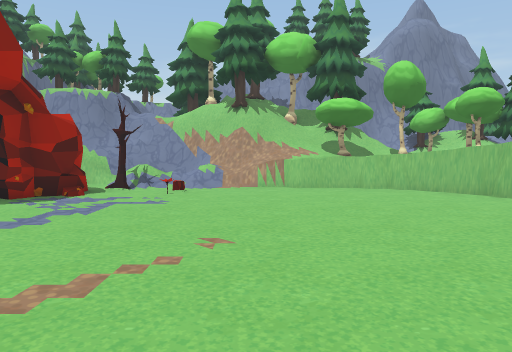
view 1 (above)

15 first-person views from a walk through a 3-D level made in the Unity game engine. The camera is 1.2 m above the floor, tilts 4° down and sees 70° across. The floor is counted in squares, 1 m on a side. Each view is taken from the middle of a square. On the plan, view 1 faces up. The plan holds only what a view shows up to about 15 squares ahead; the rest is blank. The place goes on beyond the plan. Some animated figures are not drawn.

view 2
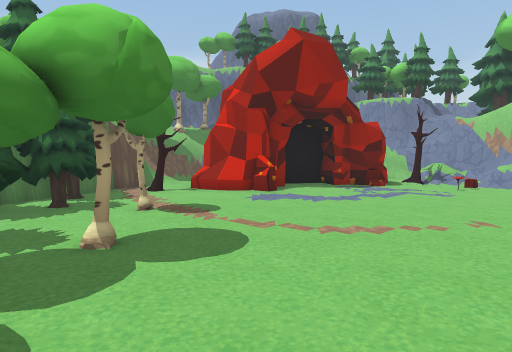

view 3
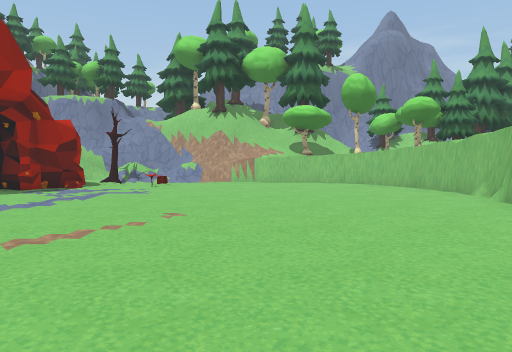

view 4
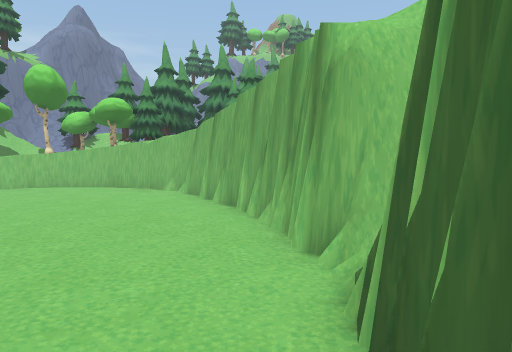

view 5
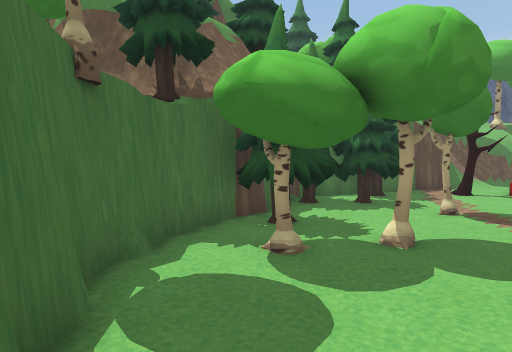

view 6
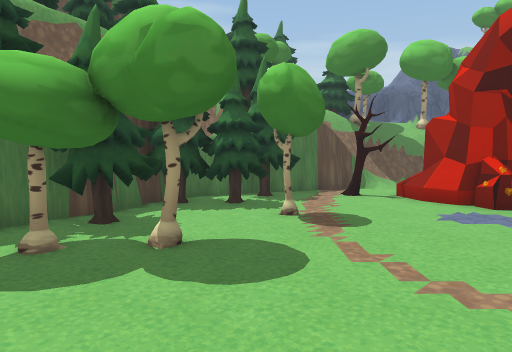

view 7
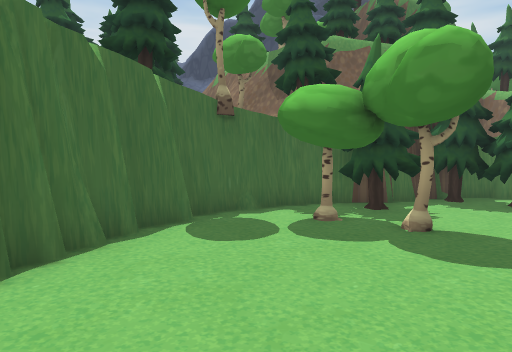

view 8
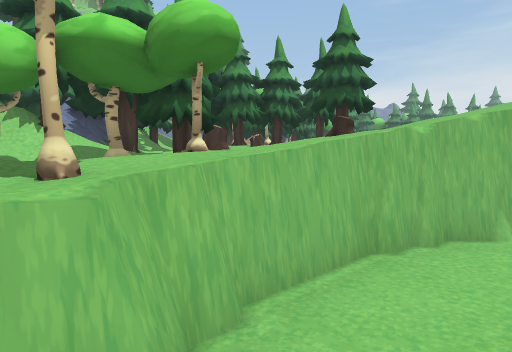

view 9
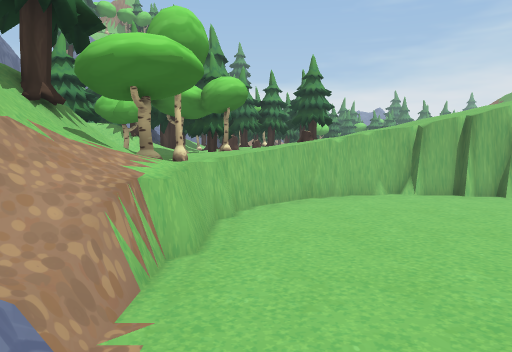

view 10
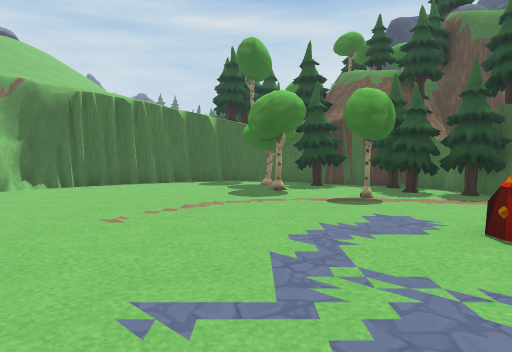

view 11
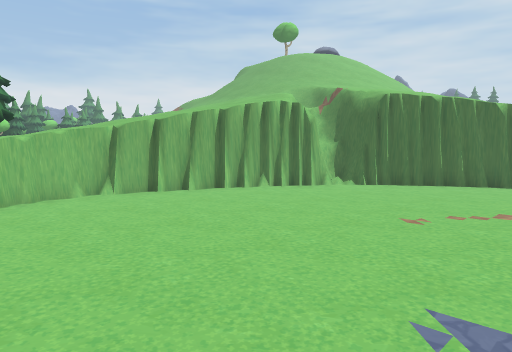

view 12
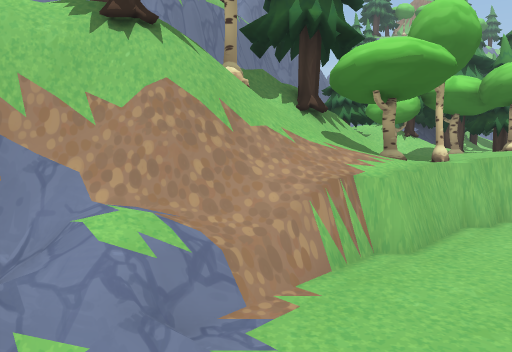

view 13
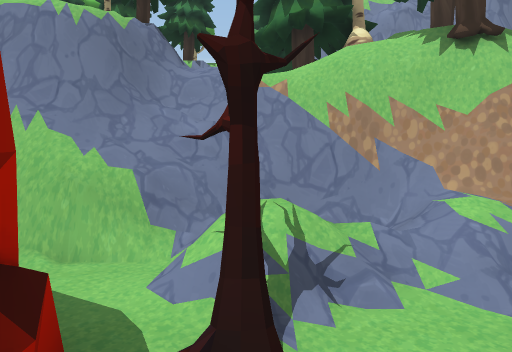

view 14
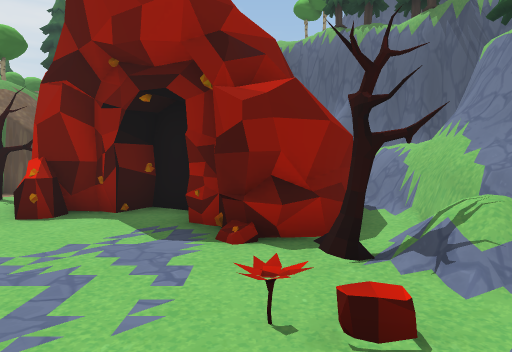

view 15
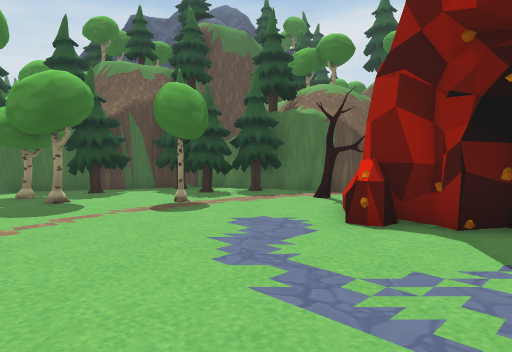

### Floor plan
Key: @ floor where view 1 was taken; # wall or solid block; . main floor; : floor 0.25 m higher than the main floor; / step, stairs or slope; = window, fence, low wall or low ledge; ^ raised ledge; T tree; S stump; O other object.
Columns run from 10 left of view 1 to 9 right of it. Each row starts with its distance up from view 1.
 14    #^#=#####^T^^^^^^
 13    #====#==^^#^^^ ^#
 12    ###T:/#=^^^^^^^^T
 11     ##T./......^^^^
 10     ##..O.......^^^^
  9   ###............^^S
  8   #..............#^^
  7   ##.............#^^
  6  ###=............#
  5 ###..............#
  4 #T..............##
  3 #...............#
  2 #TT.#...........#
  1 #TTT#..........##
  0 ##TT..##..@...=#
 -1  #TTTT##.....###
 -2  ####T##....##
 -3     ###..####
 -4       #####

Positions as (right, up) in squares from view 1, and headings:
1: (0, 0), facing up
2: (1, -2), facing up-left
3: (1, -2), facing up
4: (1, -2), facing up-right
5: (1, -2), facing left
6: (1, 1), facing left
7: (2, 2), facing down-left
8: (2, 11), facing right
9: (-3, 11), facing right
10: (-3, 11), facing down
11: (-3, 11), facing down-right
12: (-3, 10), facing up-right
13: (-4, 9), facing up
14: (0, 10), facing left
15: (-1, 9), facing down-left
